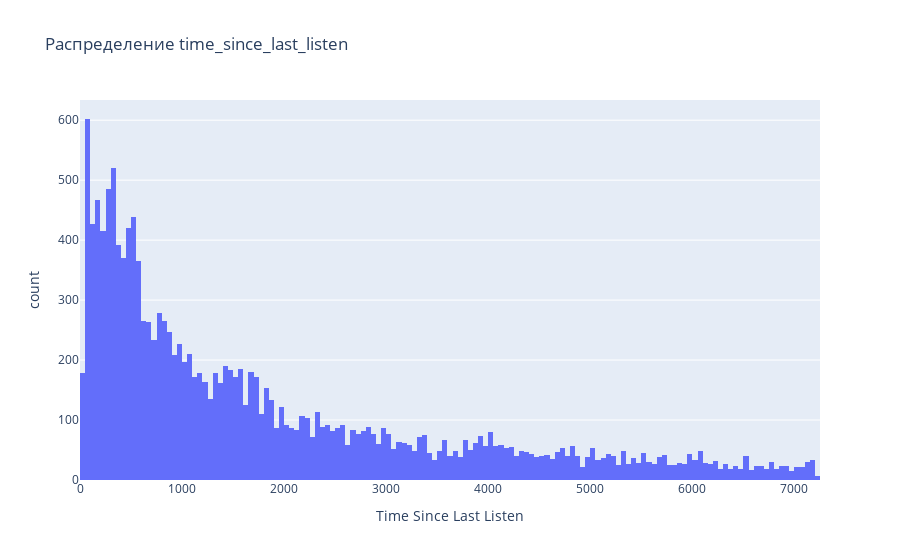

Here is the notebook cell this chart was saved with:
### Code cell
import plotly.express as px

fig = px.histogram(
    tmp,
    x="time_since_last_listen",
    # nbins=1,  # количество корзин, можно увеличить/уменьшить
    title="Распределение time_since_last_listen",
    labels={"time_since_last_listen": "Time Since Last Listen"}
)

fig.show()

### Figure 1 — Plotly figure (JSON) as saved in the notebook; plotly's stock layout.template omitted (floating-point values rounded to 4 significant figures; data arrays with more than 128 entries replaced by an {"elided": "..."} marker saying what was removed)
{"data": [{"bingroup": "x", "hovertemplate": "Time Since Last Listen=%{x}<br>count=%{y}<extra></extra>", "legendgroup": "", "marker": {"color": "#636efa", "pattern": {"shape": ""}}, "name": "", "orientation": "v", "showlegend": false, "type": "histogram", "x": {"elided": "107217 float values"}, "xaxis": "x", "yaxis": "y"}], "layout": {"barmode": "relative", "legend": {"tracegroupgap": 0}, "title": {"text": "Распределение time_since_last_listen"}, "xaxis": {"anchor": "y", "domain": [0, 1], "title": {"text": "Time Since Last Listen"}}, "yaxis": {"anchor": "x", "domain": [0, 1], "title": {"text": "count"}}}}
